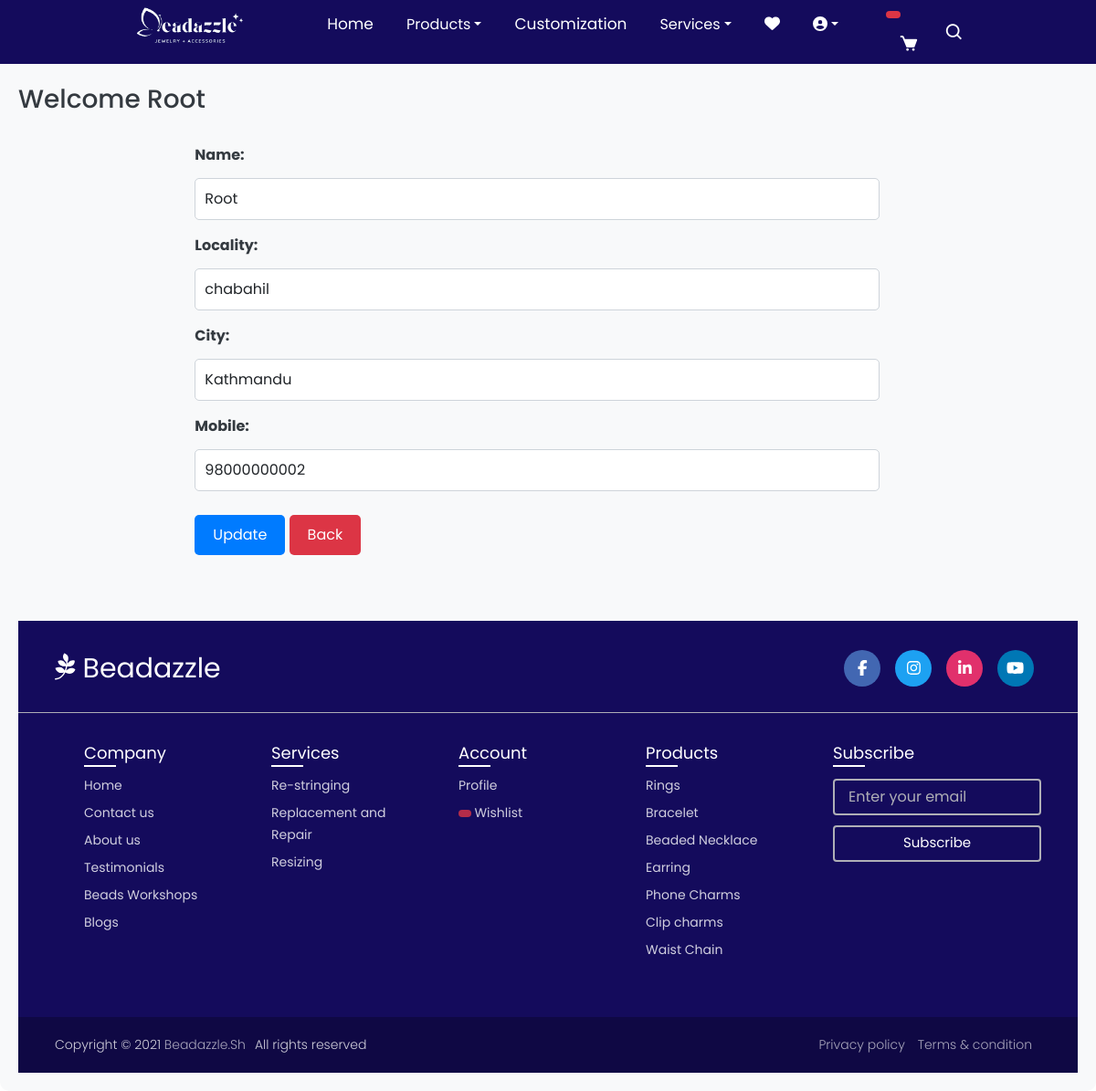
Screenshot of /updateAddress/11 (signed in) with the database file from the repository.
### beadaz/models.py (models this page shows, shortened)
class Customer(models.Model):
    user = models.ForeignKey(User,on_delete=models.CASCADE)
    name = models.CharField(max_length=200)
    locality = models.CharField(max_length=200)
    city = models.CharField(max_length=50)
    mobile = models.IntegerField(default=0)

### beadaz/views.py (the view, shortened to what this page needs)
# urls.py: path('updateAddress/<int:pk>', views.updateAddress.as_view(), name='updateAddress'),
@method_decorator(login_required, name='dispatch')
class updateAddress(View):
    def get(self, request,pk):
        add = Customer.objects.get(pk=pk)
        form = CustomerProfileForm(instance=add)
        totalitem = 0
        wishitem = 0
        if request.user.is_authenticated:
            totalitem = len(Cart.objects.filter(user=request.user))
            wishitem = len(Wishlist.objects.filter(user=request.user))
        return render(request, 'beadaz/updateAddress.html',locals())

### beadaz/forms.py
class CustomerProfileForm(forms.ModelForm):
    class Meta:
      model = Customer
      fields = ['name', 'locality', 'city', 'mobile']
      widgets = {
          'name' : forms.TextInput(attrs={'class':'form-control'}),
          'locality' : forms.TextInput(attrs={'class':'form-control'}),
          'city' : forms.TextInput(attrs={'class':'form-control'}),
          'mobile' : forms.NumberInput(attrs={'class':'form-control'}),
      }

### beadaz/templates/beadaz/updateAddress.html (shortened to what this page needs)
{% extends "beadaz/base.html" %}
{% load static %}
{% block main-content %}
<div class="container-fluid my-5">
    <br>
        <div class="row">
            <div class="row">
        <div class="col-md-12">
            <h3>Welcome <span class="text-capitalize">{{ request.user }}</span></h3>
        </div>
    </div>
    <div class="row mt-4">
        <div class="col-md-8 offset-md-2">
            <form action="" method="post">
                {% for field in form %}
                    <div class="mb-3">
                        <label for="{{ field.id_for_label }}" class="form-label">{{ field.label_tag }}</label>
                        {{ field }}
                    </div>
                {% endfor %}
                <div class="col-12 mt-3">
                    <button type="submit" class="btn btn-primary">Update</button>
                    <a href="{% url 'address' %}" type="button" class="btn btn-danger">Back</a>
                </div>
            </form>
        </div>
    </div>
</div>
<br>
<br>
<br>
{% endblock main-content %}

### static/beadaz/css/css.css (style rules this page uses)
* { margin: 0; padding: 0; box-sizing: border-box; font-family: 'Poppins', sans-serif; transition: all 0.4s ease;; }
:root { --body-color: #E4E9F7; --nav-color: #140B5C; --side-nav: #010718; --text-color: #FFF; --search-bar: #F2F2F2; --search-text: #010718; }
body { height: 100vh; background-color: #6c9ee9bb; }

### static/beadaz/css/style.css (style rules this page uses)
* { margin: 0; padding: 0; box-sizing: border-box; font-family: "Poppins" , sans-serif; }
body { min-height: 100vh; width: 100%; background: #EEECEB; }

### beadaz/templates/beadaz/updateAddress.html (style rules this page uses)
.container-fluid { background-color: #f8f9fa; padding: 20px; border-radius: 10px; }
h3 { color: #343a40; }
form label { font-weight: bold; color: #343a40; }
form input[type="text"], form input[type="email"], form input[type="number"], form textarea { width: 100%; padding: 10px; margin-top: 5px; border: 1px solid #ced4da; border-radius: 5px; }
.btn-primary { background-color: #007bff; color: #fff; border: none; padding: 10px 20px; margin-top: 10px; border-radius: 5px; cursor: pointer; }
.btn-danger { background-color: #dc3545; color: #fff; border: none; padding: 10px 20px; margin-top: 10px; border-radius: 5px; cursor: pointer; }

### rows the page displays
Customer: form "Root" "chabahil" "Kathmandu" "98000000002"

### other values shown
{{ field.label_tag }} "Name:" "Locality:" "City:" "Mobile:"
